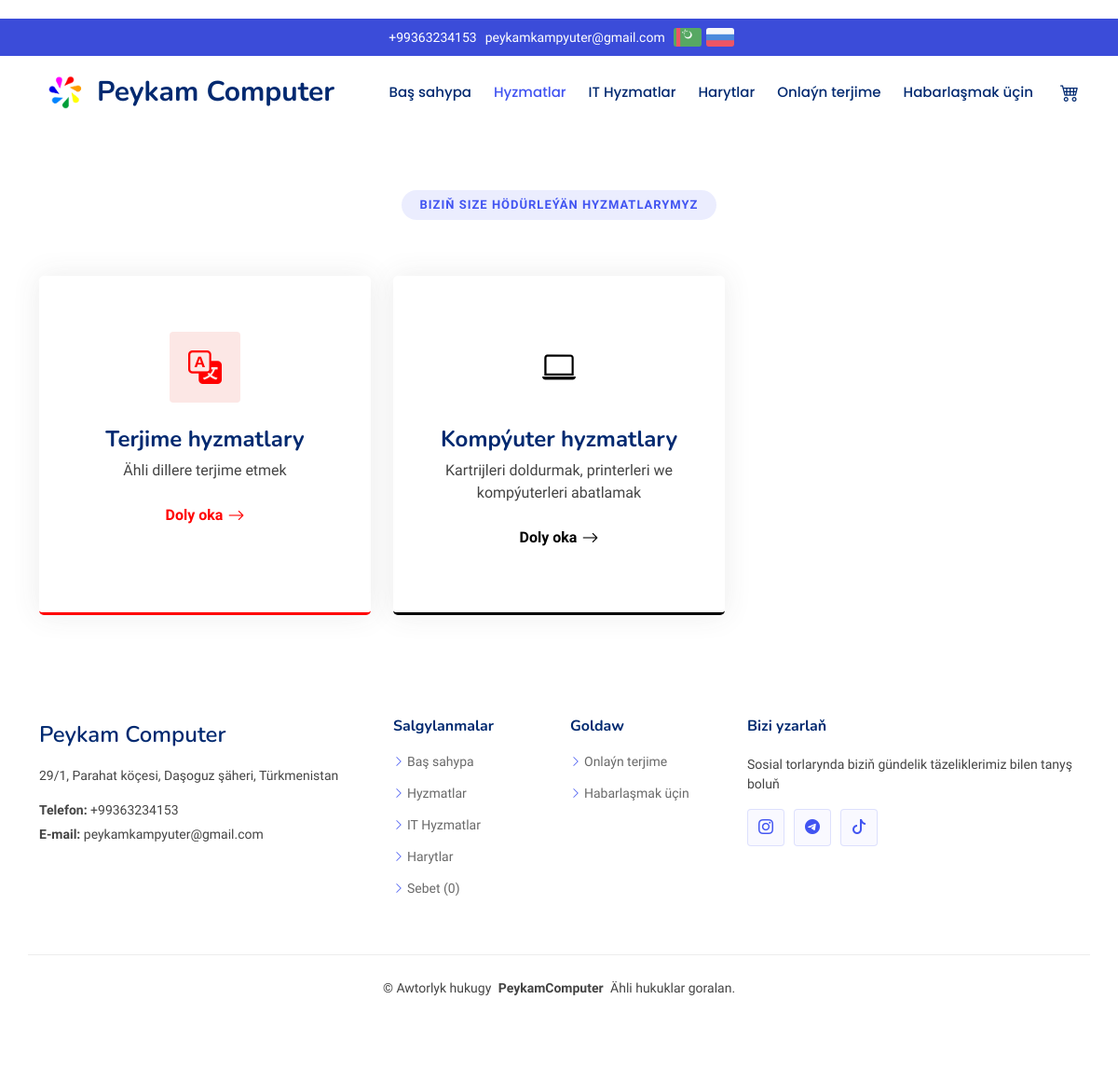
The page /tm/services/ on the database as committed earlier.
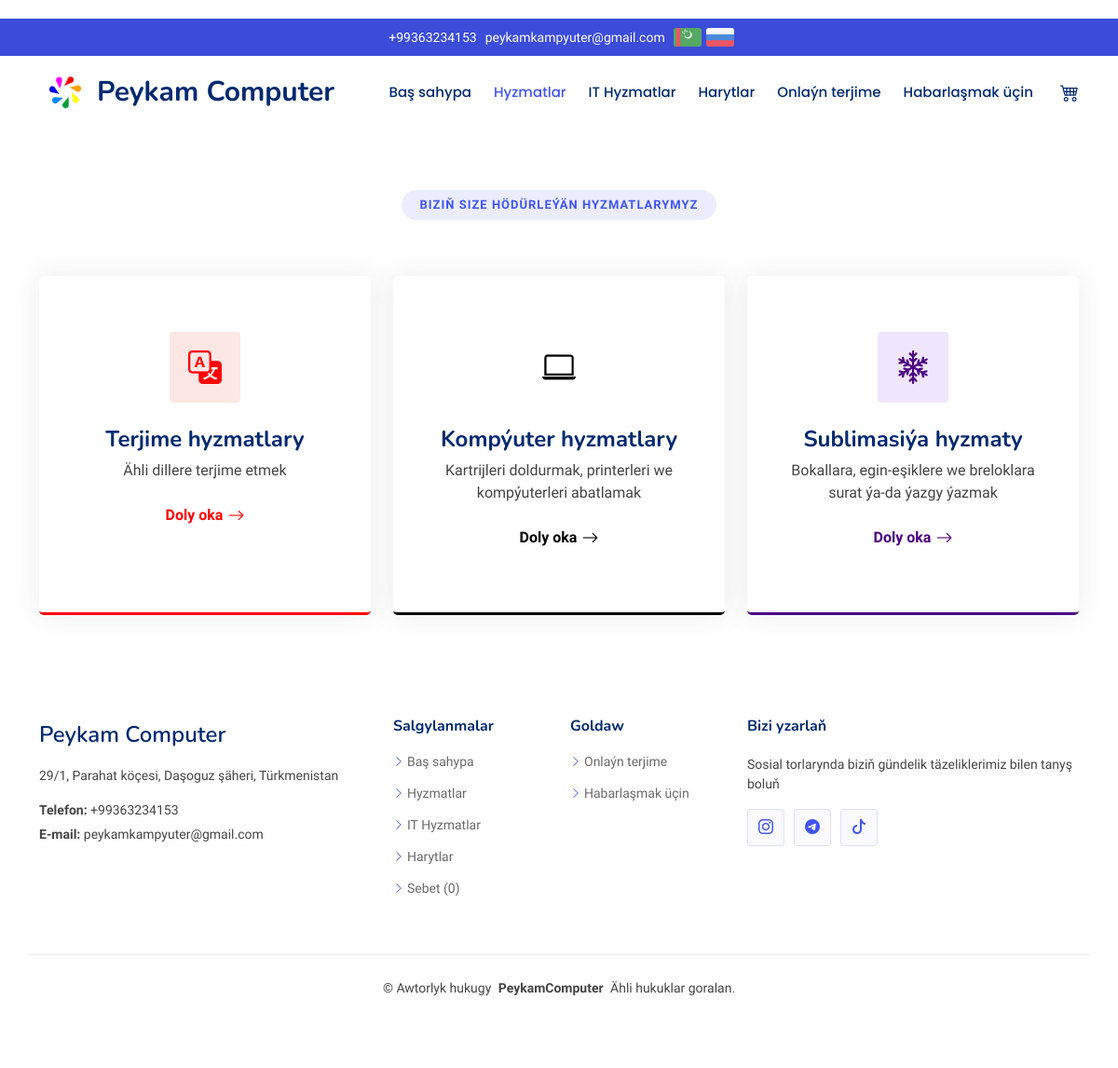
The same page on the database as committed later.
### main/models.py (models this page shows, shortened)
class Service(models.Model):
    icon = models.CharField(max_length = 100, blank=True)
    color = models.CharField(max_length = 100, blank=True)
    title = models.CharField(max_length = 250, blank=True)
    short_description = models.TextField(blank=True)
    full_description = models.TextField(blank=True)
    title_russian = models.CharField(max_length = 250, blank=True)
    short_description_russian = models.TextField(blank=True)
    full_description_russian = models.TextField(blank=True)
    image = models.ImageField(upload_to='images', blank=True)
    image_russian = models.ImageField(upload_to='images', blank=True)

### main/views.py (the view)
# urls.py: path('tm/services/', views.services, name="services"),
def services(request):
    page = "services"
    language = "turkmen"
    services = Service.objects.all()
    context = {
        'page': page,
        'language': language,
        'services': services,
    }
    context['title_name'] = "Peykam | Hyzmatlar"
    return render(request, 'turkmen/services.html', context)

### main/templatetags/custom_filters.py (called while the page is built)
@register.filter
def to_rgb(value):
    value = tuple(webcolors.name_to_rgb(value)) + (0.1,)
    return value

### templates/turkmen/services.html (shortened to what this page needs)
{% extends 'turkmen/base.html' %}
{% load static %}
{% block content %}
<section id="services" class="services section">
  <br><br><br><br><br><br>
  <div class="container section-title" data-aos="fade-up">
    <h2>Biziň size hödürleýän hyzmatlarymyz</h2>
  </div>
  <div class="container">
    <div class="row gy-4">
      {% for service in services %}
      <div class="col-lg-4 col-md-6" data-aos="fade-up" data-aos-delay="100">
        <div class="service-item item-{{service.color}} position-relative">
          <i class="bi bi-{{service.icon}} icon"></i>
          <h3>{{service.title}}</h3>
          <p>{{service.short_description}}</p>
          <a href="{% url 'service' service.id %}" class="read-more stretched-link"><span>Doly oka</span> <i class="bi bi-arrow-right"></i></a>
        </div>
      </div>
      {% endfor %}
    </div>
  </div>
</section>
  {% endblock %}

Rows that differ between the two databases and show on the page:
added Service: title "Sublimasiýa hyzmaty", short_description "Bokallara, egin-eşiklere we breloklara surat ýa-da ýazgy ýazmak"
